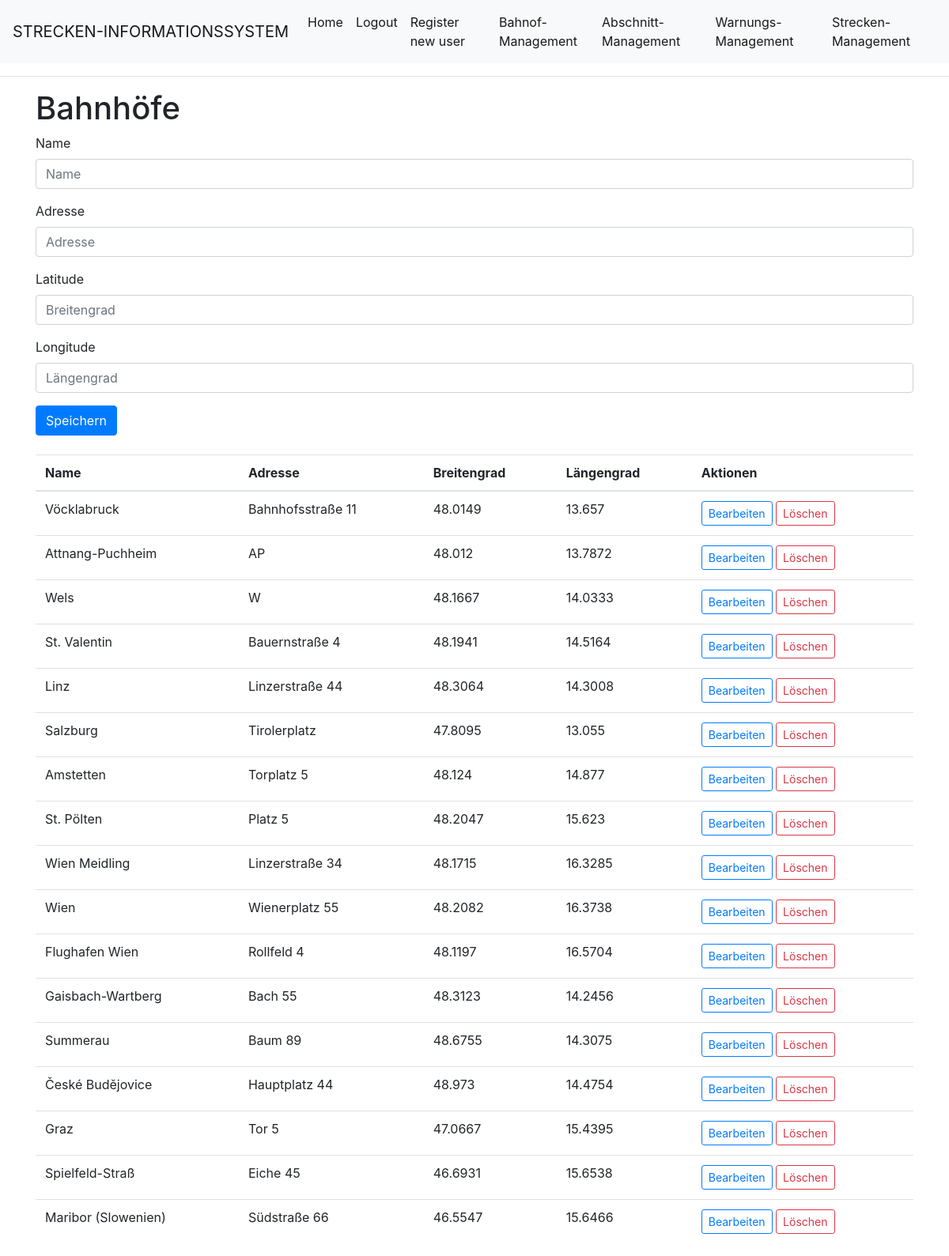
/bahnhof (signed in), run on the app's committed database.
### app/models.py (models this page shows, shortened)
class Bahnhof(db.Model):
    name = Column(String(64), primary_key=True)
    adresse = Column(String(256))
    latitude = Column(Float)
    longitude = Column(Float)

### app/routes.py (the view)
@app.route('/bahnhof', methods=['GET', 'POST'])
@login_required
def bahnhof():
    form = BahnhofForm()
    if form.validate_on_submit():
        bahnhof = Bahnhof(name=form.name.data, adresse=form.adresse.data, latitude=form.latitude.data, longitude=form.longitude.data)
        db.session.add(bahnhof)
        db.session.commit()
        flash('Der Bahnhof wurde erfolgreich hinzugefügt!')
        return redirect(url_for('bahnhof'))
    bahnhof = Bahnhof.query.all()
    return render_template('bahnhof.html', title='Bahnhof', bahnhof=bahnhof, form=form)

### app/forms.py
class BahnhofForm(FlaskForm):
    name = StringField('Name', validators=[DataRequired()])
    adresse = StringField('Adresse', validators=[DataRequired()])
    latitude = FloatField('Latitude', validators=[DataRequired()])
    longitude = FloatField('Longitude', validators=[DataRequired()])
    submit = SubmitField('Submit')

### app/models.py (called while the page is built)
    @login.user_loader
    def load_user(id):
        return db.session.get(User, int(id))

### app/templates/bahnhof.html (shortened to what this page needs)
{% extends "base.html" %}
{% block content %}
    <div class="container">
        <h1>Bahnhöfe</h1>
        {% if current_user.is_authenticated and current_user.role == 'admin' %}
            <form action="" method="post">
                <div class="form-group">
                    {{ form.name.label(class="form-label") }}
                    {{ form.name(class="form-control", placeholder="Name") }}
                </div>
                <div class="form-group">
                    {{ form.adresse.label(class="form-label") }}
                    {{ form.adresse(class="form-control", placeholder="Adresse") }}
                </div>
                <div class="form-group">
                    {{ form.latitude.label(class="form-label") }}
                    {{ form.latitude(class="form-control", placeholder="Breitengrad") }}
                </div>
                <div class="form-group">
                    {{ form.longitude.label(class="form-label") }}
                    {{ form.longitude(class="form-control", placeholder="Längengrad") }}
                </div>
                <button type="submit" class="btn btn-primary">Speichern</button>
            </form>
        {% endif %}
        <table class="table mt-4">
            <thead>
            <tr>
                <th scope="col">Name</th>
                <th scope="col">Adresse</th>
                <th scope="col">Breitengrad</th>
                <th scope="col">Längengrad</th>
                {% if current_user.is_authenticated and current_user.role == 'admin' %}
                    <th scope="col">Aktionen</th>
                {% endif %}
            </tr>
            </thead>
            <tbody>
            {% for bahnhof in bahnhof %}
                <tr>
                    <td>{{ bahnhof.name }}</td>
                    <td>{{ bahnhof.adresse }}</td>
                    <td>{{ bahnhof.latitude }}</td>
                    <td>{{ bahnhof.longitude }}</td>
                    {% if current_user.is_authenticated and current_user.role == 'admin' %}
                        <td>
                            <div style="display: inline;">
                                <a href="{{ url_for('edit_bahnhof', name=bahnhof.name) }}"
                                   class="btn btn-sm btn-outline-primary">Bearbeiten</a>
                            </div>
                            <div style="display: inline;">
                                <form action="{{ url_for('delete_bahnhof', name=bahnhof.name) }}" method="post"
                                      style="display: inline;">
                                    <button type="submit" class="btn btn-sm btn-outline-danger">Löschen</button>
                                </form>
                            </div>
                        </td>
                    {% endif %}
                </tr>
            {% endfor %}
            </tbody>
        </table>
    </div>
{% endblock %}

### data on the page
Bahnhof: name "Vöcklabruck", adresse "Bahnhofsstraße 11", latitude "48.0149", longitude "13.657"
Bahnhof: name "Attnang-Puchheim", adresse "AP", latitude "48.012", longitude "13.7872"
Bahnhof: name "Wels", adresse "W", latitude "48.1667", longitude "14.0333"
Bahnhof: name "St. Valentin", adresse "Bauernstraße 4", latitude "48.1941", longitude "14.5164"
Bahnhof: name "Linz", adresse "Linzerstraße 44", latitude "48.3064", longitude "14.3008"
Bahnhof: name "Salzburg", adresse "Tirolerplatz", latitude "47.8095", longitude "13.055"
Bahnhof: name "Amstetten", adresse "Torplatz 5", latitude "48.124", longitude "14.877"
Bahnhof: name "St. Pölten", adresse "Platz 5", latitude "48.2047", longitude "15.623"
Bahnhof: name "Wien Meidling", adresse "Linzerstraße 34", latitude "48.1715", longitude "16.3285"
Bahnhof: name "Wien", adresse "Wienerplatz 55", latitude "48.2082", longitude "16.3738"
Bahnhof: name "Flughafen Wien", adresse "Rollfeld 4", latitude "48.1197", longitude "16.5704"
Bahnhof: name "Gaisbach-Wartberg", adresse "Bach 55", latitude "48.3123", longitude "14.2456"
Bahnhof: name "Summerau", adresse "Baum 89", latitude "48.6755", longitude "14.3075"
Bahnhof: name "České Budějovice", adresse "Hauptplatz 44", latitude "48.973", longitude "14.4754"
Bahnhof: name "Graz", adresse "Tor 5", latitude "47.0667", longitude "15.4395"
Bahnhof: name "Spielfeld-Straß", adresse "Eiche 45", latitude "46.6931", longitude "15.6538"
Bahnhof: name "Maribor (Slowenien)", adresse "Südstraße 66", latitude "46.5547", longitude "15.6466"
